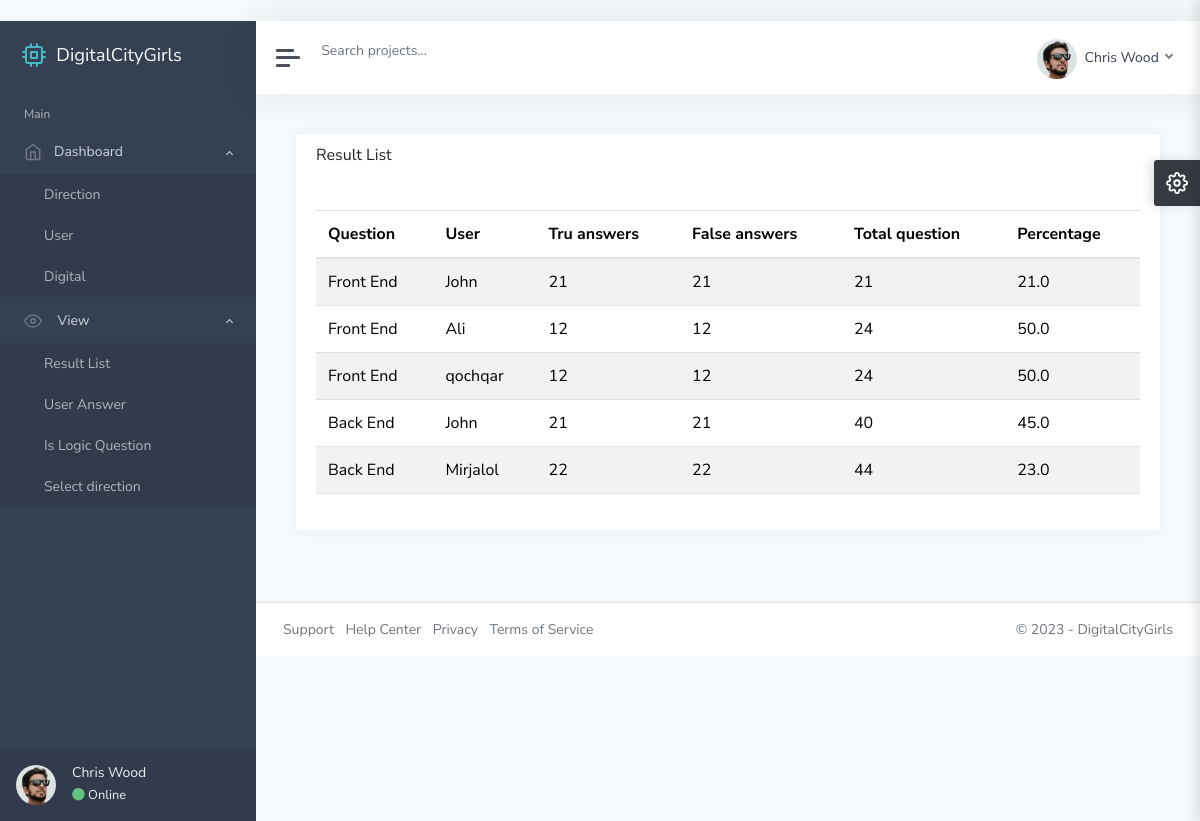
The page /ad/result-list/ on the database as committed earlier.
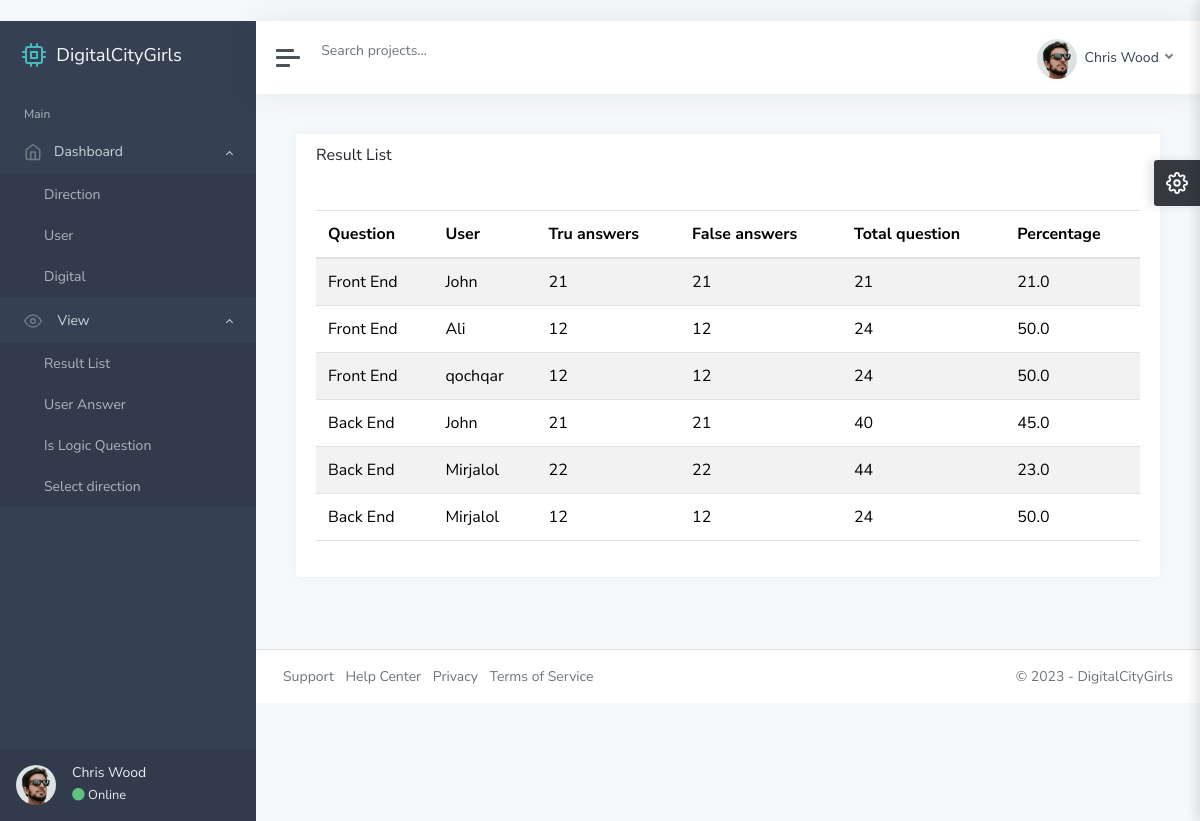
The same page on the database as committed later.
### main/models.py (models this page shows, shortened)
class Result(models.Model):
    question = models.ForeignKey(Direction, on_delete=models.CASCADE)
    user = models.ForeignKey(User, on_delete=models.CASCADE)
    tru_answers = models.IntegerField()
    false_answers = models.IntegerField()
    total_question = models.IntegerField()
    percentage = models.FloatField()

class Direction(models.Model):
    photo = models.ImageField()
    name = models.CharField(max_length=255)
    time = models.DurationField(default=0)
    question_count = models.PositiveIntegerField()
    is_logic = models.BooleanField(default=False)
    def __str__(self):
        return self.name

class User(models.Model):
    fullname = models.CharField(max_length=255)
    phone = models.PositiveIntegerField()
    direction = models.ForeignKey(Direction, on_delete=models.CASCADE)
    def __str__(self):
        return self.fullname

### adminstrator/views.py (the view)
# urls.py: path("result-list/", result_list_view, name='result-list'),
def result_list_view(request):
    context = {
        "result": Result.objects.all(),
        "user": User.objects.all(),
        "question": Question.objects.all(),
    }
    return render(request, "result-list.html", context)

### template/result-list.html (shortened to what this page needs)
﻿{% extends 'base.html' %}
{% load static %}
{% block content %}
			<main class="content">
				<div class="container-fluid p-0">
					<div class="row">
						<div class="col-12 col-xl-12">
							<div class="card">
								<div class="card-header">
									<h5 class="card-title">Result List</h5>
								</div>
								<div class="card-body">
									<table id="datatables-basic" class="table table-striped" style="width:100%">
										<thead>
											<tr>
												<th>Question</th>
												<th>User</th>
												<th>Tru answers</th>
												<th>False answers</th>
												<th>Total question</th>
												<th>Percentage</th>
											</tr>
										</thead>
										<tbody>
										{% for i in result %}
											<tr>
												<td>{{ i.question}}</td>
												<td>{{ i.user }}</td>
												<td>{{ i.tru_answers }}</td>
												<td>{{ i.false_answers }}</td>
												<td>{{ i.total_question }}</td>
												<td>{{ i.percentage }}</td>
											</tr>
										{% endfor %}
										</tbody>
									</table>
								</div>
							</div>
						</div>
					</div>
				</div>
			</main>
{% endblock content %}

Rows that differ between the two databases and show on the page:
added Result: question "Back End", user "Mirjalol", tru_answers "12", false_answers "12", total_question "24", percentage "50.0"
